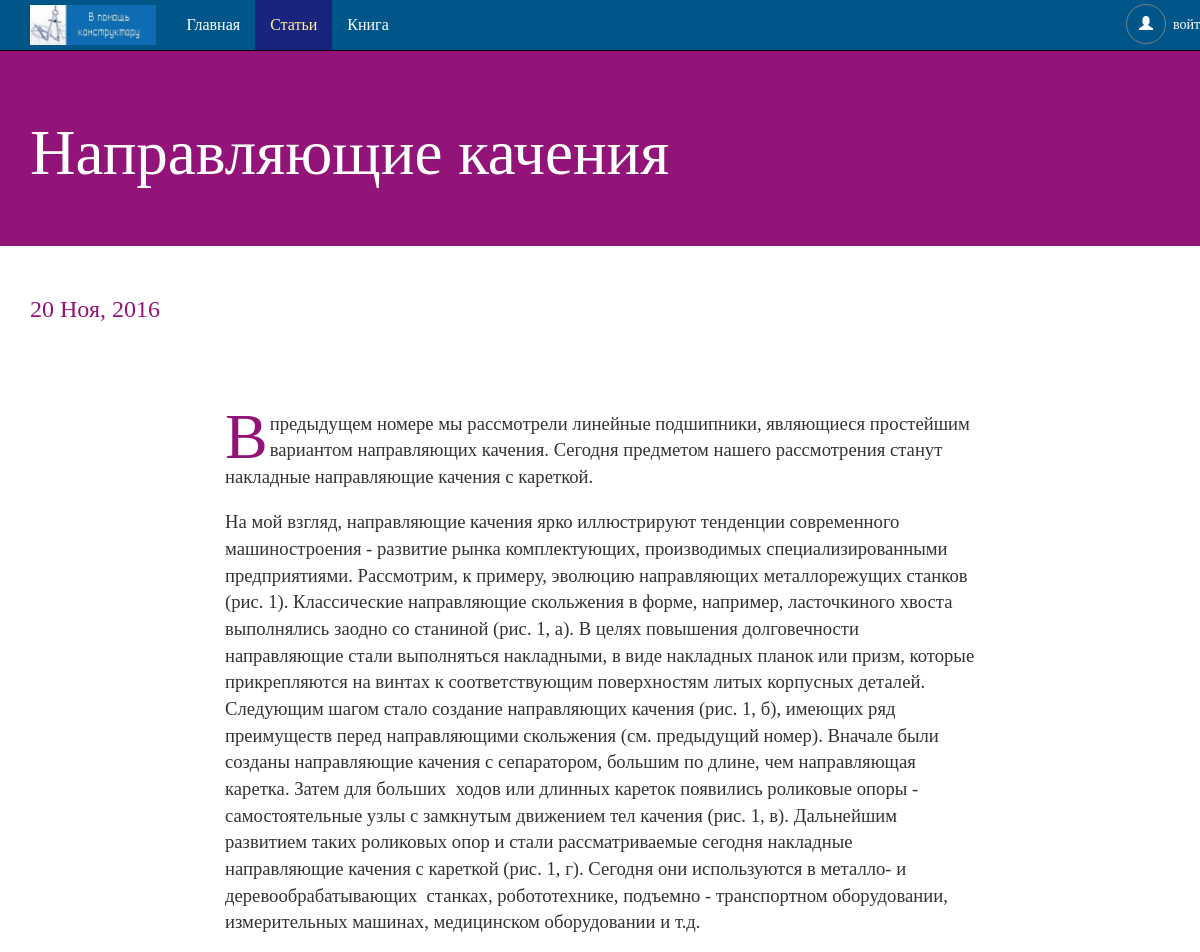
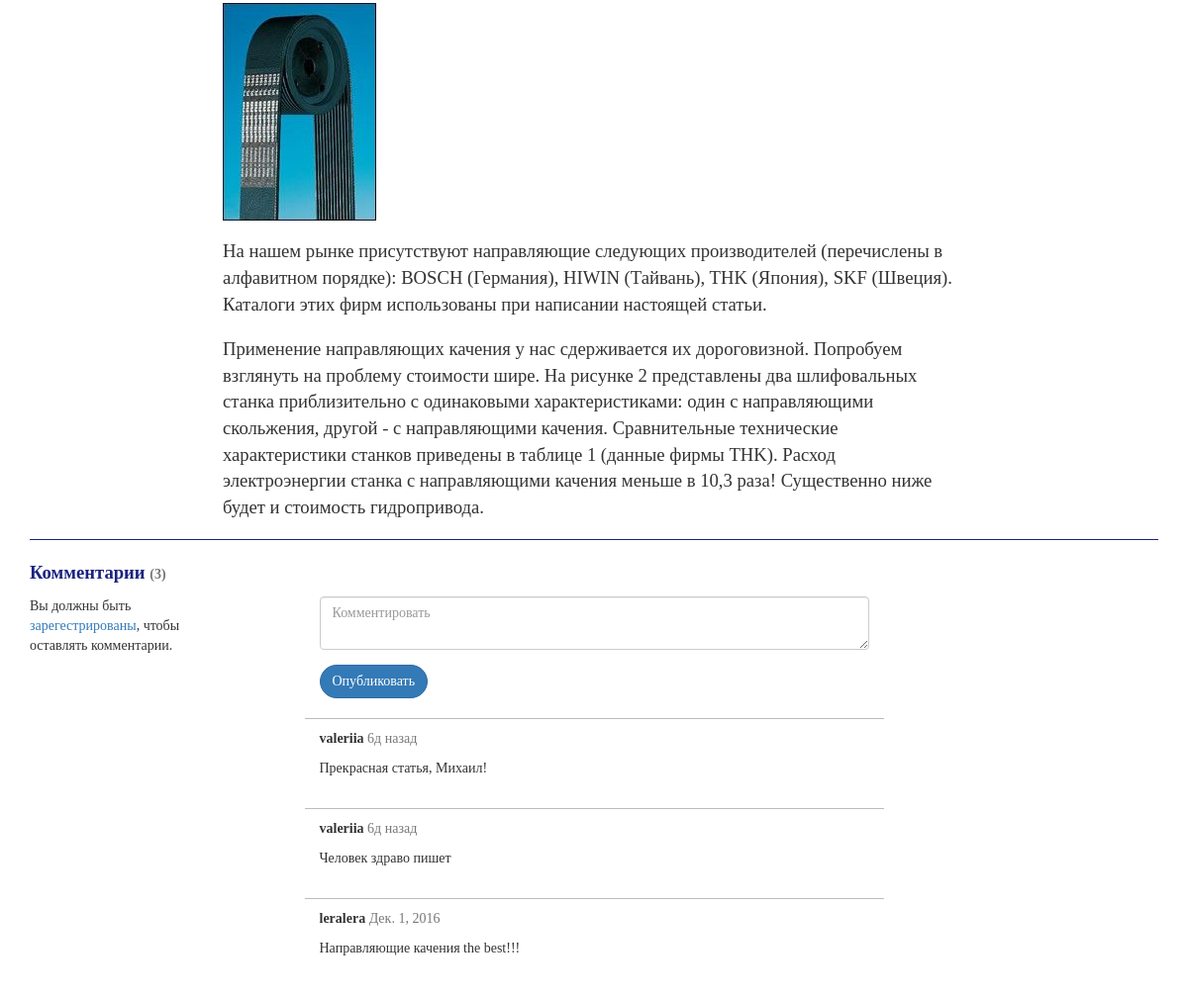
/articles/1, run on the app's committed database (2 pictures, top to bottom).
### articles/models.py (models this page shows, shortened)
class Article(models.Model):
    title = models.CharField(max_length=200, default='')
    text = models.TextField(default='', blank=True)
    date_written = models.DateField(default=timezone.now)
    cover = FileBrowseField("Image", max_length=200, directory="/uploads", blank=True)

class Comment(models.Model):
    text = models.TextField(default='')
    article = models.ForeignKey(Article)
    created_by = models.ForeignKey(User)
    datetime_posted = models.DateTimeField(default=timezone.now)
    class Meta:
        ordering = ['-datetime_posted']

### articles/views.py (the view)
# urls.py: url(r'^(?P<pk>[0-9]+)$', ArticleDetail.as_view(), name="detail"),
class ArticleDetail(DetailView):
    model = Article
    template_name = 'articles/article_details.html'
    context_object_name = 'article'

### articles/templatetags/custom_tags.py (called while the page is built)
def context_parser(context):
    article = context['article']
    request = context['request']
    user = request.user
    return {'article': article, 'user': user}

@register.inclusion_tag('articles/comment.html', takes_context=True)
def show_comment(context):
    dct = context_parser(context)
    dct['comment'] = context['comment']
    return dct

@register.inclusion_tag('articles/comment_form.html')
def comment_form(article):
    return {'article': article}

@register.filter(name='human_date')
def human_date(date_posted):
    delta = timezone.now() - date_posted
    secs = delta.total_seconds()
    if delta <= datetime.timedelta(minutes=1):
        return "только что"
    if delta < datetime.timedelta(hours=1):
        return '%dм назад' % (secs // 60)
    if delta < datetime.timedelta(days=1):
        return '%dч назад' % (secs // (60 * 60))
    if delta < datetime.timedelta(days=7):
        return '%dд назад' % (secs // (60 * 60 * 24))
    return date_posted.date()

### articles/templates/articles/article_details.html (shortened to what this page needs)
{% extends 'base.html' %}
{% load static %}
{% load custom_tags %}
{% load i18n %}
{% block content %}
    <header class="jumbotron">
    <div class="container">
        <div class="row">
            <div class="col-xs-8">
        <h1>{{ article.title }}</h1>
            </div>
        </div>
    </div>
    </header>
    <div class="jumbotron jumbotron-inverse">
        <div class="container">
            <div class="row">
                <div class="col-xs-8">
                {% language 'ru' %}
                    <h3>{{ article.date_written | date:"d M, Y" }}</h3>
                {% endlanguage %}
                </div>
            </div>
        </div>
    </div>
<div class="container">
<div class="row">
<div class="col-xs-2"></div>
<div class="col-xs-8">
<div class="article-text">
    {{ article.text|safe }}
</div>
</div>
    <div class="col-xs-2"></div>
</div>
<div class="line"></div>
<div class="row">
    <div class="col-xs-2">
        <p><strong><span class="dark-blue">Комментарии </span><span class="text-muted">({{ article.comment_set.count }})</span></strong></p>
    </div>
</div>
<div class="row">
    <div class="col-xs-2">
        {% if not user.is_authenticated %}
            <p>Вы должны быть <a href="{% url 'auth_login' %}">зарегестрированы</a>, чтобы оставлять комментарии.</p>
        {% else %}
            <p><span class="text-muted">Вы вошли как<br></span><b>{{ user.username }}</b></p>
        {% endif %}
    </div>
    <div class="col-xs-6 comment-col col-xs-offset-1">
        {% comment_form article %}
    </div>
</div>
{% if article.comment_set %}
    {% for comment in article.comment_set.all %}
        <div class="row comment-row">
            <div class="col-xs-6 col-xs-offset-3 comment-col">
                {% show_comment %}
            </div>
        </div>
    {% endfor %}
{% endif %}
</div>
{% endblock %}

### templates/base.html (shortened to what this page needs)
{% load static %}
<!DOCTYPE html>
<html lang="ru">
<head>
    <link href="{% static 'articles/css/bootstrap.min.css' %}" rel="stylesheet" type="text/css">
    <link rel="stylesheet" type="text/css" href="{% static 'articles/css/style.css' %}">
    <link rel="stylesheet" type="text/css" href="{% static 'articles/css/font-awesome.min.css' %}">
</head>
<body>
{% include 'nav.html' %}
{% block content %}
{% endblock %}
</body>
</html>

### templates/nav.html (shortened to what this page needs)
{% load static %}
<nav class="navbar navbar-inverse navbar-static-top" role="navigation">
    <div class="container">
        <div class="navbar-header">
                <a href="{% url 'index' %}" class="navbar-brand">
                    <img src="/media/logo2.jpg" height="40" >
                </a>
        </div>
    <div id="navbar" class="navbar-collapse collapse">
        <ul class="nav navbar-nav">
            {% if request.path == '/' %}
                <li class="active">
            {% else %}
                <li>
            {% endif %}
            <a href="{% url 'index' %}" id="home_link">Главная</a></li>
            {% if '/articles/' in request.path %}
                <li class="active">
            {% else %}
                <li>
            {% endif %}
            <a href="{% url 'articles:list' %}" id="articles_list_link">Статьи</a></li>
            {% if request.path == '/book/' %}
                <li class="active">
            {% else %}
                <li>
            {% endif %}
            <a href="{% url 'book:index' %}">Книга</a></li>
        </ul>
        {% if user.is_authenticated %}
        <div class="dropdown nav navbar-nav">
            <a id="drop" href="{% url 'auth_logout' %}?next={{ request.path }}"
            class="btn btn-link navbar-btn btn-circle dropdown-toggle"
               data-toggle="dropdown" aria-expanded="false" aria-haspopup="true" role="button">
                    <i class="glyphicon glyphicon-user"></i><span>{{ user.username }}</span>
                <i class="glyphicon glyphicon-triangle-bottom icon-resize-small"></i>
            </a>
                <ul class="dropdown-menu" role="menu" aria-labelledby="drop">
                    <li class="dropdown-item"><a href="{% url 'change-pass' %}">Изменить пароль</a></li>
                    <li class="dropdown-item"><a href="{% url 'auth_logout' %}?next={{ request.path }}">Выйти</a></li>
                </ul>
        </div>
        {% else %}
            <a href="{% url 'auth_login' %}?next={{ request.path }}" class="btn btn-link navbar-btn navbar-right btn-circle"><i class="glyphicon glyphicon-user"></i><span>войти</span></a>
        {% endif %}
    </div>
</div>
</nav>

### articles/templates/articles/comment_form.html (shortened to what this page needs)
<form method="POST" action="{% url 'articles:add_comment' article.id %}">
    <div class="form-group">
        <textarea class="form-control" id="comment_input" name="comment_text" placeholder="Комментировать"></textarea>
    </div>
    <input type="submit" value="Опубликовать" class="btn btn-primary rounded">
</form>

### articles/templates/articles/comment.html (shortened to what this page needs)
{% load i18n %}
{% load tz %}
{% load custom_tags %}
<p><strong>{{ comment.created_by.username }}</strong> <span class="text-muted">
    {% language 'ru' %}
        {% localtime on %}
            {{ comment.datetime_posted | localtime | human_date }}</span>
        {% endlocaltime %}
    {% endlanguage %}
</p>
<p class="comment-text">{{ comment.text }}</p>

### articles/static/articles/css/style.css (style rules this page uses)
* { font-family: 'Lazurski'; }
.navbar-inverse { background: #005689 ; font-size: 12pt; }
.navbar-inverse ul.navbar-nav li a, .navbar-inverse .navbar-brand, .navbar-inverse .navbar-text { color: white; }
.navbar-inverse ul.navbar-nav > .active > a, .navbar-inverse ul.navbar-nav > .active > a:hover, .navbar-inverse ul.navbar-nav > .active > a:focus { color: #fff49e; background: #1A237E; }
.navbar-inverse a.navbar-brand { padding: 5px 15px; }
.jumbotron { color: white; background: #931479; margin-top: -20px; }
.article-text { font-size: 14pt; }
.line { border-bottom: 1px #1A237E solid; margin-bottom: 20px; }
.article-text p { margin-bottom: 14pt; }
.article-text > p:first-child:first-letter { font-size: 48pt; color: #931479; display:inline-block; float: left; line-height: 0.8em; margin-right: 2px; }
.jumbotron-inverse { background: white; color: #931479; margin-top: 0; padding-top: 0; }
.dark-blue { color: #1A237E; }
.rounded { border-radius: 50px; }
.dark-blue, .grey { font-weight: bold; font-size: 14pt; }
.comment-col { border-bottom: 1px #bcbcbc solid; padding-bottom: 20px; margin-bottom: 10px; }
.comment-row:last-child .comment-col { border-bottom: none; }
.comment-col > p:first-child { min-height: 20px; }
.navbar-inverse .navbar-btn { color: white; }
.btn-circle { border: 1px grey solid; width: 40px; border-radius: 50%; height: 40px; padding-top: 10px; margin: 4px; }
.btn-circle span { padding-left: 20px; }

### data on the page
Article: title "Направляющие качения", date_written "20 Ноя, 2016", text "В предыдущем номере мы рассмотрели линейные подшипники, являющиеся простейшим вариантом направляющих качения. Сегодня предметом нашего рассмотрения станут накладные направляющие качения с кареткой. На мой взгляд, направляющие качения ярко иллюстрируют тенденции современного машиностроения - развитие рынка комплектующих, производимых специализированными предприятиями. Рассмотрим, к примеру, эволюцию направляющих металлорежущих станков (рис. 1). Классические направляющие скольжения в форме, например, ласточкиного хвоста выполнялись заодно со станиной (рис. 1, а). В целях повышения долговечности направляющие стали выполняться накладными, в виде накладных планок или призм, которые прикрепляются…", text (picture), comment_set.count "3"
Comment: created_by.username "valeriia", datetime_posted|human_date "6д назад", text "Прекрасная статья, Михаил!"
Comment: created_by.username "valeriia", datetime_posted|human_date "6д назад", text "Человек здраво пишет"
Comment: created_by.username "leralera", datetime_posted|human_date "Дек. 1, 2016", text "Направляющие качения the best!!!"
